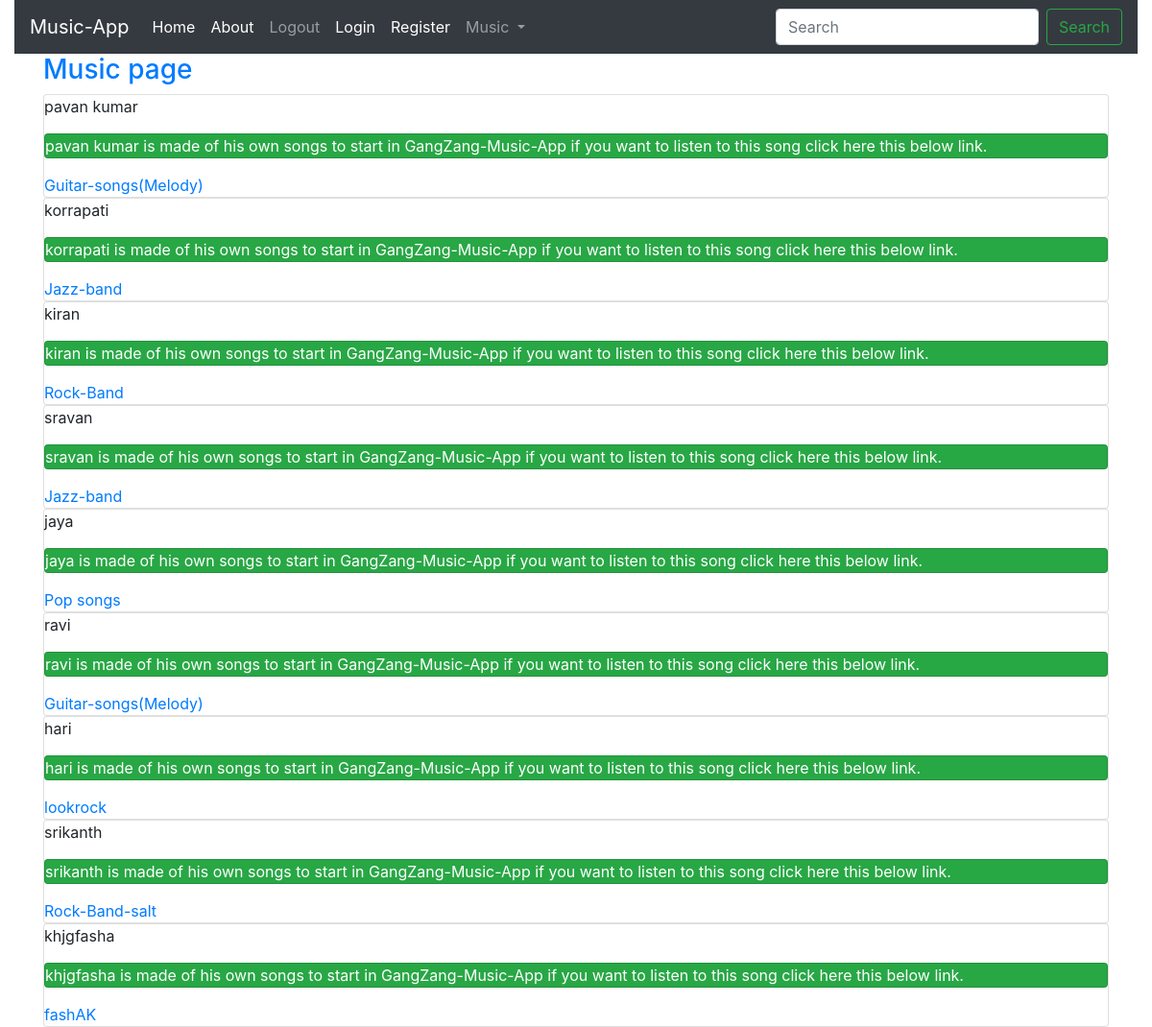
The page / on the database its author committed.
### blog/models.py (models this page shows, shortened)
class Musician(models.Model):
    first_name = models.CharField(max_length=50)
    last_name = models.CharField(max_length=50)
    Album = models.CharField(max_length=100)

### blog/views.py (the view)
# urls.py: path('',index_view,name='blog-index'),
def index_view(request):
	musician=Musician.objects.all()
	context={"musician":musician}
	return render(request,'index.html',context)

### blog/templates/index.html
{%extends "base.html"%}
{% block content %}
<h3 class="text text-primary"><bold>Music page</bold></h3>
{%for music in musician%}
   <div class='card'>
{{music.first_name|linebreaks}}
<p class="card bg-success text-white">{{music.first_name}} is made of his own songs to start in
GangZang-Music-App if you want to listen to this song click here this below
link.</p>
<a href="{{url_about.html}}">{{music.Album}}</a></div>
{% endfor %}
{%endblock%}

### blog/templates/base.html (shortened to what this page needs)
<html lang="en">
  <head>
    <link rel="stylesheet" href="https://stackpath.bootstrapcdn.com/bootstrap/4.3.1/css/bootstrap.min.css">
  </head>
  <body>
    <div class="container-fluid">
      <nav class="navbar navbar-expand-lg navbar-dark bg-dark">
  <a class="navbar-brand" href="#">Music-App</a>
  <div class="collapse navbar-collapse" id="navbarSupportedContent">
    <ul class="navbar-nav mr-auto">
      <li class="nav-item active">
        <a class="nav-link" href="{% url 'blog-index'%}">Home </a>
      </li>
       <li class="nav-item active">
        <a class="nav-link" href="{% url 'blog-about'%}">About </a>
      </li>
        {%if user.is_authenticated%}
        <li class="nav-item active">
          {%else%}
        <a class="nav-link " href="#">Logout<span class="sr-only">(current)</span></a>
            {%endif%}
       <li class="nav-item active">
        <a class="nav-link " href="{% url 'login' %}">Login<span class="sr-only">(current)</span></a>
      </li>
      <li class="nav-item active">
        <a class="nav-link" href="{% url 'blog-register'%}">Register<span class="sr-only">(current)</span></a>
      </li>
      <li class="nav-item dropdown">
        <a class="nav-link dropdown-toggle" href="#" id="navbarDropdown" role="button" data-toggle="dropdown" aria-haspopup="true" aria-expanded="false">
          Music
        </a>
      </li>
    </ul>
    <form class="form-inline my-2 my-lg-0">
      <input class="form-control mr-sm-2" type="search" placeholder="Search" aria-label="Search">
      <button class="btn btn-outline-success my-2 my-sm-0" type="submit">Search</button>
    </form>
  </div>
</nav>
    </div>
    <div class="container">
      {%block content%}
      {%endblock%}
    </div>
  </body>
</html>

### rows shown on the page
Musician: first_name "pavan kumar", Album "Guitar-songs(Melody)"
Musician: first_name "korrapati", Album "Jazz-band"
Musician: first_name "kiran", Album "Rock-Band"
Musician: first_name "sravan", Album "Jazz-band"
Musician: first_name "jaya", Album "Pop songs"
Musician: first_name "ravi", Album "Guitar-songs(Melody)"
Musician: first_name "hari", Album "lookrock"
Musician: first_name "srikanth", Album "Rock-Band-salt"
Musician: first_name "khjgfasha", Album "fashAK"
